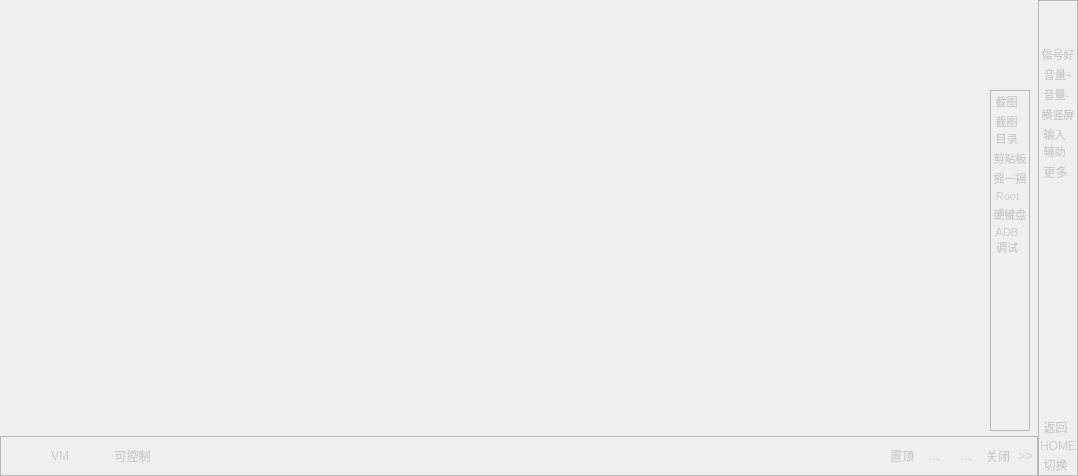
<?xml version="1.0" encoding="UTF-8"?>
<ui version="4.0">
 <class>PhoneInstanceHorWidget</class>
 <widget class="QWidget" name="PhoneInstanceHorWidget">
  <property name="geometry">
   <rect>
    <x>0</x>
    <y>0</y>
    <width>1078</width>
    <height>476</height>
   </rect>
  </property>
  <property name="windowTitle">
   <string>Form</string>
  </property>
  <property name="styleSheet">
   <string notr="true">QToolButton {border:none;
color: rgb(204, 204, 204);
}
QToolButton:hover {
color: rgb(255, 255, 255);
background-color: #FFE7E8EE;
border-radius:1px;
padding-left:0px;
}</string>
  </property>
  <layout class="QHBoxLayout" name="horizontalLayout_2">
   <property name="spacing">
    <number>0</number>
   </property>
   <property name="leftMargin">
    <number>0</number>
   </property>
   <property name="topMargin">
    <number>0</number>
   </property>
   <property name="rightMargin">
    <number>0</number>
   </property>
   <property name="bottomMargin">
    <number>0</number>
   </property>
   <item>
    <layout class="QVBoxLayout" name="verticalLayout_2">
     <property name="spacing">
      <number>0</number>
     </property>
     <item>
      <widget class="VideoViewWidget" name="videoViewWidget" native="true">
       <widget class="QFrame" name="frameTool">
        <property name="geometry">
         <rect>
          <x>990</x>
          <y>90</y>
          <width>40</width>
          <height>341</height>
         </rect>
        </property>
        <property name="minimumSize">
         <size>
          <width>40</width>
          <height>0</height>
         </size>
        </property>
        <property name="maximumSize">
         <size>
          <width>40</width>
          <height>16777215</height>
         </size>
        </property>
        <property name="styleSheet">
         <string notr="true">background-color:#2B354D;
QToolButton
{
width:40;
height:40
}</string>
        </property>
        <property name="frameShape">
         <enum>QFrame::StyledPanel</enum>
        </property>
        <property name="frameShadow">
         <enum>QFrame::Raised</enum>
        </property>
        <layout class="QVBoxLayout" name="verticalLayout_3">
         <property name="spacing">
          <number>0</number>
         </property>
         <property name="leftMargin">
          <number>0</number>
         </property>
         <property name="topMargin">
          <number>0</number>
         </property>
         <property name="rightMargin">
          <number>0</number>
         </property>
         <property name="bottomMargin">
          <number>0</number>
         </property>
         <item>
          <widget class="QToolButton" name="toolBtnScreenshot">
           <property name="font">
            <font>
             <pointsize>8</pointsize>
            </font>
           </property>
           <property name="toolTip">
            <string>截图</string>
           </property>
           <property name="text">
            <string>截图</string>
           </property>
           <property name="icon">
            <iconset resource="res.qrc">
             <normaloff>:/resource/instance/screenshots.png</normaloff>:/resource/instance/screenshots.png</iconset>
           </property>
           <property name="iconSize">
            <size>
             <width>24</width>
             <height>24</height>
            </size>
           </property>
           <property name="toolButtonStyle">
            <enum>Qt::ToolButtonTextUnderIcon</enum>
           </property>
          </widget>
         </item>
         <item>
          <widget class="QToolButton" name="toolBtnScreenshotsDir">
           <property name="font">
            <font>
             <pointsize>8</pointsize>
            </font>
           </property>
           <property name="text">
            <string>截图
目录</string>
           </property>
           <property name="icon">
            <iconset resource="res.qrc">
             <normaloff>:/resource/instance/screenshotsDir.png</normaloff>:/resource/instance/screenshotsDir.png</iconset>
           </property>
           <property name="iconSize">
            <size>
             <width>24</width>
             <height>24</height>
            </size>
           </property>
           <property name="toolButtonStyle">
            <enum>Qt::ToolButtonTextUnderIcon</enum>
           </property>
          </widget>
         </item>
         <item>
          <widget class="QToolButton" name="toolBtnClipboard">
           <property name="font">
            <font>
             <pointsize>8</pointsize>
            </font>
           </property>
           <property name="toolTip">
            <string>剪贴板</string>
           </property>
           <property name="text">
            <string>剪贴板</string>
           </property>
           <property name="icon">
            <iconset resource="res.qrc">
             <normaloff>:/resource/instance/clipboard.png</normaloff>:/resource/instance/clipboard.png</iconset>
           </property>
           <property name="iconSize">
            <size>
             <width>24</width>
             <height>24</height>
            </size>
           </property>
           <property name="toolButtonStyle">
            <enum>Qt::ToolButtonTextUnderIcon</enum>
           </property>
          </widget>
         </item>
         <item>
          <widget class="QToolButton" name="toolBtnShark">
           <property name="font">
            <font>
             <pointsize>8</pointsize>
            </font>
           </property>
           <property name="toolTip">
            <string>重启</string>
           </property>
           <property name="text">
            <string>摇一摇</string>
           </property>
           <property name="icon">
            <iconset resource="res.qrc">
             <normaloff>:/resource/instance/shake.png</normaloff>:/resource/instance/shake.png</iconset>
           </property>
           <property name="iconSize">
            <size>
             <width>24</width>
             <height>24</height>
            </size>
           </property>
           <property name="toolButtonStyle">
            <enum>Qt::ToolButtonTextUnderIcon</enum>
           </property>
          </widget>
         </item>
         <item>
          <widget class="QToolButton" name="toolBtnRoot">
           <property name="font">
            <font>
             <pointsize>8</pointsize>
            </font>
           </property>
           <property name="text">
            <string>Root</string>
           </property>
           <property name="icon">
            <iconset resource="res.qrc">
             <normaloff>:/resource/instance/Root.png</normaloff>:/resource/instance/Root.png</iconset>
           </property>
           <property name="iconSize">
            <size>
             <width>24</width>
             <height>24</height>
            </size>
           </property>
           <property name="toolButtonStyle">
            <enum>Qt::ToolButtonTextUnderIcon</enum>
           </property>
          </widget>
         </item>
         <item>
          <widget class="QToolButton" name="toolBtnKeyboard">
           <property name="font">
            <font>
             <pointsize>8</pointsize>
            </font>
           </property>
           <property name="text">
            <string>硬键盘</string>
           </property>
           <property name="icon">
            <iconset resource="res.qrc">
             <normaloff>:/resource/instance/key_show.png</normaloff>:/resource/instance/key_show.png</iconset>
           </property>
           <property name="iconSize">
            <size>
             <width>24</width>
             <height>24</height>
            </size>
           </property>
           <property name="toolButtonStyle">
            <enum>Qt::ToolButtonTextUnderIcon</enum>
           </property>
          </widget>
         </item>
         <item>
          <widget class="QToolButton" name="toolBtnADB">
           <property name="font">
            <font>
             <pointsize>8</pointsize>
            </font>
           </property>
           <property name="text">
            <string>ADB
调试</string>
           </property>
           <property name="icon">
            <iconset resource="res.qrc">
             <normaloff>:/resource/instance/ADB.png</normaloff>:/resource/instance/ADB.png</iconset>
           </property>
           <property name="iconSize">
            <size>
             <width>24</width>
             <height>24</height>
            </size>
           </property>
           <property name="toolButtonStyle">
            <enum>Qt::ToolButtonTextUnderIcon</enum>
           </property>
          </widget>
         </item>
         <item>
          <spacer name="verticalSpacer_2">
           <property name="orientation">
            <enum>Qt::Vertical</enum>
           </property>
           <property name="sizeHint" stdset="0">
            <size>
             <width>20</width>
             <height>40</height>
            </size>
           </property>
          </spacer>
         </item>
        </layout>
       </widget>
      </widget>
     </item>
     <item>
      <widget class="QFrame" name="frame">
       <property name="minimumSize">
        <size>
         <width>0</width>
         <height>40</height>
        </size>
       </property>
       <property name="maximumSize">
        <size>
         <width>16777215</width>
         <height>40</height>
        </size>
       </property>
       <property name="styleSheet">
        <string notr="true">background-color:#2B354D;
QToolButton
{
width:28;
height:40;
}</string>
       </property>
       <property name="frameShape">
        <enum>QFrame::StyledPanel</enum>
       </property>
       <property name="frameShadow">
        <enum>QFrame::Raised</enum>
       </property>
       <layout class="QHBoxLayout" name="horizontalLayout">
        <property name="spacing">
         <number>0</number>
        </property>
        <property name="leftMargin">
         <number>9</number>
        </property>
        <property name="topMargin">
         <number>0</number>
        </property>
        <property name="rightMargin">
         <number>0</number>
        </property>
        <property name="bottomMargin">
         <number>0</number>
        </property>
        <item>
         <widget class="QToolButton" name="toolBtnPhoneInstance">
          <property name="minimumSize">
           <size>
            <width>100</width>
            <height>0</height>
           </size>
          </property>
          <property name="cursor">
           <cursorShape>PointingHandCursor</cursorShape>
          </property>
          <property name="styleSheet">
           <string notr="true">QToolButton {
border:none;
color: rgb(204, 204, 204);
}
QToolButton:hover {
color: rgb(204, 204, 204);
background-color: none;
border-radius:1px;
padding-left:0px;
}</string>
          </property>
          <property name="text">
           <string>VM</string>
          </property>
          <property name="autoRaise">
           <bool>true</bool>
          </property>
         </widget>
        </item>
        <item>
         <widget class="QToolButton" name="toolBtnControl">
          <property name="text">
           <string>可控制</string>
          </property>
          <property name="icon">
           <iconset resource="res.qrc">
            <normaloff>:/resource/instance/control.png</normaloff>:/resource/instance/control.png</iconset>
          </property>
          <property name="toolButtonStyle">
           <enum>Qt::ToolButtonTextBesideIcon</enum>
          </property>
         </widget>
        </item>
        <item>
         <widget class="QPushButton" name="btnQuality">
          <property name="text">
           <string/>
          </property>
          <property name="icon">
           <iconset resource="res.qrc">
            <normaloff>:/resource/instance/HighDefinition.png</normaloff>:/resource/instance/HighDefinition.png</iconset>
          </property>
          <property name="iconSize">
           <size>
            <width>30</width>
            <height>18</height>
           </size>
          </property>
          <property name="flat">
           <bool>true</bool>
          </property>
         </widget>
        </item>
        <item>
         <spacer name="horizontalSpacer">
          <property name="orientation">
           <enum>Qt::Horizontal</enum>
          </property>
          <property name="sizeHint" stdset="0">
           <size>
            <width>40</width>
            <height>20</height>
           </size>
          </property>
         </spacer>
        </item>
        <item>
         <widget class="QToolButton" name="toolBtnTopLevel">
          <property name="maximumSize">
           <size>
            <width>32</width>
            <height>40</height>
           </size>
          </property>
          <property name="toolTip">
           <string>置顶</string>
          </property>
          <property name="styleSheet">
           <string notr="true"/>
          </property>
          <property name="text">
           <string>置顶</string>
          </property>
          <property name="icon">
           <iconset resource="res.qrc">
            <normaloff>:/resource/instance/topWindow.png</normaloff>:/resource/instance/topWindow.png</iconset>
          </property>
          <property name="iconSize">
           <size>
            <width>32</width>
            <height>40</height>
           </size>
          </property>
         </widget>
        </item>
        <item>
         <widget class="QToolButton" name="toolBtnMin">
          <property name="maximumSize">
           <size>
            <width>32</width>
            <height>40</height>
           </size>
          </property>
          <property name="toolTip">
           <string>最小化</string>
          </property>
          <property name="text">
           <string>最小化</string>
          </property>
          <property name="icon">
           <iconset resource="res.qrc">
            <normaloff>:/resource/instance/min.png</normaloff>:/resource/instance/min.png</iconset>
          </property>
          <property name="iconSize">
           <size>
            <width>32</width>
            <height>40</height>
           </size>
          </property>
         </widget>
        </item>
        <item>
         <widget class="QToolButton" name="toolBtnMax">
          <property name="maximumSize">
           <size>
            <width>32</width>
            <height>40</height>
           </size>
          </property>
          <property name="toolTip">
           <string>全屏</string>
          </property>
          <property name="text">
           <string>最大化</string>
          </property>
          <property name="icon">
           <iconset resource="res.qrc">
            <normaloff>:/resource/instance/max.png</normaloff>:/resource/instance/max.png</iconset>
          </property>
          <property name="iconSize">
           <size>
            <width>32</width>
            <height>40</height>
           </size>
          </property>
         </widget>
        </item>
        <item>
         <widget class="QToolButton" name="toolBtnClose">
          <property name="maximumSize">
           <size>
            <width>32</width>
            <height>40</height>
           </size>
          </property>
          <property name="toolTip">
           <string>关闭</string>
          </property>
          <property name="text">
           <string>关闭</string>
          </property>
          <property name="icon">
           <iconset resource="res.qrc">
            <normaloff>:/resource/instance/close_normal.png</normaloff>:/resource/instance/close_normal.png</iconset>
          </property>
          <property name="iconSize">
           <size>
            <width>32</width>
            <height>40</height>
           </size>
          </property>
         </widget>
        </item>
        <item>
         <widget class="QToolButton" name="toolBtnShow">
          <property name="maximumSize">
           <size>
            <width>32</width>
            <height>40</height>
           </size>
          </property>
          <property name="toolTip">
           <string>展开</string>
          </property>
          <property name="text">
           <string>&gt;&gt;</string>
          </property>
          <property name="icon">
           <iconset resource="res.qrc">
            <normaloff>:/resource/instance/Zhankai.png</normaloff>:/resource/instance/Zhankai.png</iconset>
          </property>
          <property name="iconSize">
           <size>
            <width>32</width>
            <height>40</height>
           </size>
          </property>
         </widget>
        </item>
       </layout>
      </widget>
     </item>
    </layout>
   </item>
   <item>
    <widget class="QFrame" name="frame_2">
     <property name="minimumSize">
      <size>
       <width>40</width>
       <height>0</height>
      </size>
     </property>
     <property name="maximumSize">
      <size>
       <width>40</width>
       <height>16777215</height>
      </size>
     </property>
     <property name="styleSheet">
      <string notr="true">background-color:#2B354D;
QToolButton
{
width:40;
height:40
}</string>
     </property>
     <property name="frameShape">
      <enum>QFrame::StyledPanel</enum>
     </property>
     <property name="frameShadow">
      <enum>QFrame::Raised</enum>
     </property>
     <layout class="QVBoxLayout" name="verticalLayout">
      <property name="spacing">
       <number>0</number>
      </property>
      <property name="leftMargin">
       <number>0</number>
      </property>
      <property name="topMargin">
       <number>0</number>
      </property>
      <property name="rightMargin">
       <number>0</number>
      </property>
      <property name="bottomMargin">
       <number>0</number>
      </property>
      <item>
       <widget class="QToolButton" name="toolBtnHide">
        <property name="toolTip">
         <string>收起</string>
        </property>
        <property name="text">
         <string/>
        </property>
        <property name="icon">
         <iconset resource="res.qrc">
          <normaloff>:/resource/instance/Shouqi.png</normaloff>:/resource/instance/Shouqi.png</iconset>
        </property>
        <property name="iconSize">
         <size>
          <width>40</width>
          <height>40</height>
         </size>
        </property>
       </widget>
      </item>
      <item>
       <widget class="QToolButton" name="toolBtnSignal">
        <property name="font">
         <font>
          <pointsize>8</pointsize>
         </font>
        </property>
        <property name="text">
         <string>信号好</string>
        </property>
        <property name="icon">
         <iconset resource="res.qrc">
          <normaloff>:/resource/instance/wifi_optimal.png</normaloff>:/resource/instance/wifi_optimal.png</iconset>
        </property>
        <property name="iconSize">
         <size>
          <width>24</width>
          <height>24</height>
         </size>
        </property>
        <property name="toolButtonStyle">
         <enum>Qt::ToolButtonTextUnderIcon</enum>
        </property>
       </widget>
      </item>
      <item>
       <widget class="QToolButton" name="toolBtnAddVolume">
        <property name="font">
         <font>
          <pointsize>8</pointsize>
         </font>
        </property>
        <property name="toolTip">
         <string>音量+</string>
        </property>
        <property name="text">
         <string>音量+</string>
        </property>
        <property name="icon">
         <iconset resource="res.qrc">
          <normaloff>:/resource/instance/volumeAdd.png</normaloff>:/resource/instance/volumeAdd.png</iconset>
        </property>
        <property name="iconSize">
         <size>
          <width>24</width>
          <height>24</height>
         </size>
        </property>
        <property name="toolButtonStyle">
         <enum>Qt::ToolButtonTextUnderIcon</enum>
        </property>
       </widget>
      </item>
      <item>
       <widget class="QToolButton" name="toolBtnSubVolume">
        <property name="font">
         <font>
          <pointsize>8</pointsize>
         </font>
        </property>
        <property name="toolTip">
         <string>音量-</string>
        </property>
        <property name="text">
         <string>音量-</string>
        </property>
        <property name="icon">
         <iconset resource="res.qrc">
          <normaloff>:/resource/instance/volumeSub.png</normaloff>:/resource/instance/volumeSub.png</iconset>
        </property>
        <property name="iconSize">
         <size>
          <width>24</width>
          <height>24</height>
         </size>
        </property>
        <property name="toolButtonStyle">
         <enum>Qt::ToolButtonTextUnderIcon</enum>
        </property>
       </widget>
      </item>
      <item>
       <widget class="QToolButton" name="toolBtnVerOrHor">
        <property name="font">
         <font>
          <pointsize>8</pointsize>
         </font>
        </property>
        <property name="toolTip">
         <string>横竖屏</string>
        </property>
        <property name="text">
         <string>横竖屏</string>
        </property>
        <property name="icon">
         <iconset resource="res.qrc">
          <normaloff>:/resource/instance/HorVerScreen.png</normaloff>:/resource/instance/HorVerScreen.png</iconset>
        </property>
        <property name="iconSize">
         <size>
          <width>24</width>
          <height>24</height>
         </size>
        </property>
        <property name="toolButtonStyle">
         <enum>Qt::ToolButtonTextUnderIcon</enum>
        </property>
       </widget>
      </item>
      <item>
       <widget class="QToolButton" name="toolBtnInput">
        <property name="font">
         <font>
          <pointsize>8</pointsize>
         </font>
        </property>
        <property name="text">
         <string>输入
辅助</string>
        </property>
        <property name="icon">
         <iconset resource="res.qrc">
          <normaloff>:/resource/instance/Input.png</normaloff>:/resource/instance/Input.png</iconset>
        </property>
        <property name="iconSize">
         <size>
          <width>24</width>
          <height>24</height>
         </size>
        </property>
        <property name="toolButtonStyle">
         <enum>Qt::ToolButtonTextUnderIcon</enum>
        </property>
       </widget>
      </item>
      <item>
       <widget class="QToolButton" name="toolBtnMore">
        <property name="cursor">
         <cursorShape>PointingHandCursor</cursorShape>
        </property>
        <property name="text">
         <string>更多</string>
        </property>
        <property name="icon">
         <iconset resource="res.qrc">
          <normaloff>:/resource/instance/more.png</normaloff>:/resource/instance/more.png</iconset>
        </property>
        <property name="iconSize">
         <size>
          <width>24</width>
          <height>24</height>
         </size>
        </property>
        <property name="toolButtonStyle">
         <enum>Qt::ToolButtonTextUnderIcon</enum>
        </property>
       </widget>
      </item>
      <item>
       <spacer name="verticalSpacer">
        <property name="orientation">
         <enum>Qt::Vertical</enum>
        </property>
        <property name="sizeHint" stdset="0">
         <size>
          <width>20</width>
          <height>313</height>
         </size>
        </property>
       </spacer>
      </item>
      <item>
       <widget class="QToolButton" name="toolBtnReturn">
        <property name="toolTip">
         <string>返回</string>
        </property>
        <property name="text">
         <string>返回</string>
        </property>
        <property name="icon">
         <iconset resource="res.qrc">
          <normaloff>:/resource/instance/reback.png</normaloff>:/resource/instance/reback.png</iconset>
        </property>
        <property name="iconSize">
         <size>
          <width>40</width>
          <height>40</height>
         </size>
        </property>
        <property name="toolButtonStyle">
         <enum>Qt::ToolButtonIconOnly</enum>
        </property>
       </widget>
      </item>
      <item>
       <widget class="QToolButton" name="toolBtnHome">
        <property name="toolTip">
         <string>HOME</string>
        </property>
        <property name="text">
         <string>HOME</string>
        </property>
        <property name="icon">
         <iconset resource="res.qrc">
          <normaloff>:/resource/instance/home.png</normaloff>:/resource/instance/home.png</iconset>
        </property>
        <property name="iconSize">
         <size>
          <width>40</width>
          <height>40</height>
         </size>
        </property>
       </widget>
      </item>
      <item>
       <widget class="QToolButton" name="toolBtnChangePage">
        <property name="toolTip">
         <string>切换</string>
        </property>
        <property name="text">
         <string>切换</string>
        </property>
        <property name="icon">
         <iconset resource="res.qrc">
          <normaloff>:/resource/instance/change.png</normaloff>:/resource/instance/change.png</iconset>
        </property>
        <property name="iconSize">
         <size>
          <width>40</width>
          <height>40</height>
         </size>
        </property>
       </widget>
      </item>
     </layout>
    </widget>
   </item>
  </layout>
 </widget>
 <customwidgets>
  <customwidget>
   <class>VideoViewWidget</class>
   <extends>QWidget</extends>
   <header location="global">videoviewwidget.h</header>
   <container>1</container>
  </customwidget>
 </customwidgets>
 <resources>
  <include location="res.qrc"/>
 </resources>
 <connections/>
</ui>
